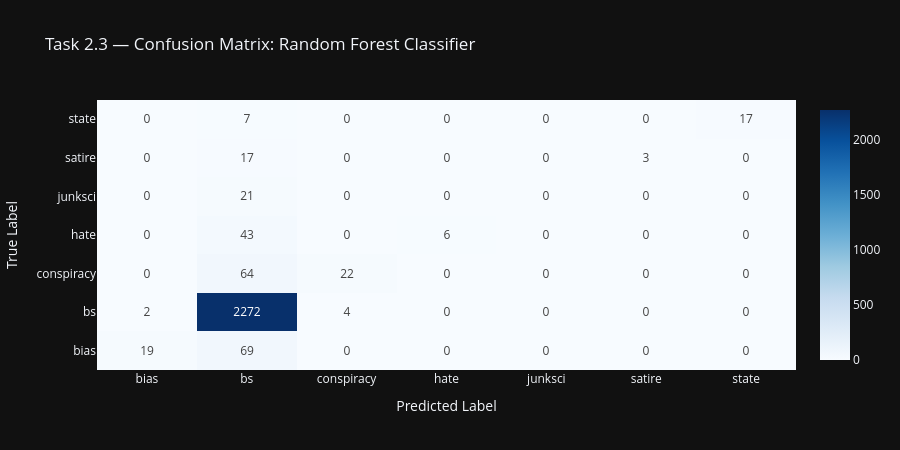
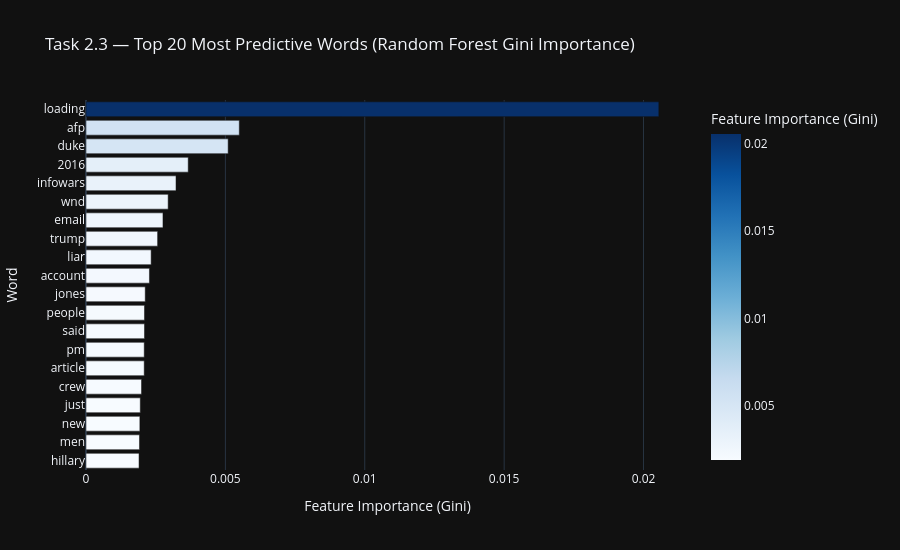

The code cell stored with these charts, in order, in its notebook:
### Markdown cell above
## Task 2.3 — Random Forest Text Classification
`CountVectorizer` (bag-of-words) converts article text to feature vectors.
A Random Forest classifier is trained to predict article `type`.
Feature importances are visualised as a bar chart of the top 20 most
predictive words.

### Code cell
# ── Task 2.3: Random Forest Text Classification ──────────────────────────────

# Prepare data: drop rows without text or type
clf_df = df[['text', 'type']].dropna(subset=['text', 'type'])
clf_df = clf_df[clf_df['text'].str.strip() != '']

# Keep only types with enough samples
type_counts = clf_df['type'].value_counts()
valid_types = type_counts[type_counts >= 30].index.tolist()
clf_df = clf_df[clf_df['type'].isin(valid_types)]
print(f'Classes used: {valid_types}')
print(f'Samples per class:\n{clf_df["type"].value_counts()}')

# Vectorise text with CountVectorizer
vectorizer = CountVectorizer(
    max_features=5000,
    stop_words='english',
    min_df=2
)
X = vectorizer.fit_transform(clf_df['text']).toarray()
y = clf_df['type'].values

X_train, X_test, y_train, y_test = train_test_split(
    X, y, test_size=0.2, random_state=42, stratify=y
)

# Train Random Forest
rf = RandomForestClassifier(n_estimators=200, random_state=42, n_jobs=-1)
rf.fit(X_train, y_train)
y_pred = rf.predict(X_test)

print('\nClassification Report:')
print(classification_report(y_test, y_pred))

# Confusion matrix (Plotly)
cm = confusion_matrix(y_test, y_pred, labels=rf.classes_)
fig_cm = go.Figure(
    go.Heatmap(
        z=cm,
        x=list(rf.classes_),
        y=list(rf.classes_),
        colorscale='Blues',
        text=cm,
        texttemplate='%{text}',
        hovertemplate='True: %{y}<br>Pred: %{x}<br>Count: %{z}<extra></extra>'
    )
)
fig_cm.update_layout(
    title='Task 2.3 — Confusion Matrix: Random Forest Classifier',
    xaxis_title='Predicted Label',
    yaxis_title='True Label',
    template='plotly_dark',
    height=450
)
fig_cm.show()

# Top 20 most important words by Gini importance
feature_names = np.array(vectorizer.get_feature_names_out())
importances = rf.feature_importances_
top20_idx = np.argsort(importances)[-20:][::-1]
top20_df = pd.DataFrame({
    'Word': feature_names[top20_idx],
    'Importance': importances[top20_idx]
})

fig_imp = px.bar(
    top20_df, x='Importance', y='Word',
    orientation='h',
    title='Task 2.3 — Top 20 Most Predictive Words (Random Forest Gini Importance)',
    labels={'Importance': 'Feature Importance (Gini)', 'Word': 'Word'},
    color='Importance',
    color_continuous_scale='Blues',
    template='plotly_dark'
)
fig_imp.update_layout(
    yaxis={'categoryorder': 'total ascending'},
    height=550
)
fig_imp.show()

### Figure 1 — Plotly figure (JSON) as saved in the notebook; plotly's stock layout.template omitted (floating-point values rounded to 4 significant figures)
{"data": [{"colorscale": [[0, "rgb(247,251,255)"], [0.125, "rgb(222,235,247)"], [0.25, "rgb(198,219,239)"], [0.375, "rgb(158,202,225)"], [0.5, "rgb(107,174,214)"], [0.625, "rgb(66,146,198)"], [0.75, "rgb(33,113,181)"], [0.875, "rgb(8,81,156)"], [1, "rgb(8,48,107)"]], "hovertemplate": "True: %{y}<br>Pred: %{x}<br>Count: %{z}<extra></extra>", "text": [[19, 69, 0, 0, 0, 0, 0], [2, 2272, 4, 0, 0, 0, 0], [0, 64, 22, 0, 0, 0, 0], [0, 43, 0, 6, 0, 0, 0], [0, 21, 0, 0, 0, 0, 0], [0, 17, 0, 0, 0, 3, 0], [0, 7, 0, 0, 0, 0, 17]], "texttemplate": "%{text}", "type": "heatmap", "x": ["bias", "bs", "conspiracy", "hate", "junksci", "satire", "state"], "y": ["bias", "bs", "conspiracy", "hate", "junksci", "satire", "state"], "z": [[19, 69, 0, 0, 0, 0, 0], [2, 2272, 4, 0, 0, 0, 0], [0, 64, 22, 0, 0, 0, 0], [0, 43, 0, 6, 0, 0, 0], [0, 21, 0, 0, 0, 0, 0], [0, 17, 0, 0, 0, 3, 0], [0, 7, 0, 0, 0, 0, 17]]}], "layout": {"height": 450, "title": {"text": "Task 2.3 — Confusion Matrix: Random Forest Classifier"}, "xaxis": {"title": {"text": "Predicted Label"}}, "yaxis": {"title": {"text": "True Label"}}}}

### Figure 2 — Plotly figure (JSON) as saved in the notebook; plotly's stock layout.template omitted (floating-point values rounded to 4 significant figures)
{"data": [{"hovertemplate": "Feature Importance (Gini)=%{marker.color}<br>Word=%{y}<extra></extra>", "legendgroup": "", "marker": {"color": [0.02055, 0.0055, 0.0051, 0.003667, 0.003229, 0.002948, 0.002761, 0.002569, 0.002337, 0.002276, 0.002125, 0.002098, 0.002098, 0.002089, 0.002088, 0.001992, 0.001948, 0.001933, 0.001918, 0.001903], "coloraxis": "coloraxis", "pattern": {"shape": ""}}, "name": "", "orientation": "h", "showlegend": false, "textposition": "auto", "type": "bar", "x": [0.02055, 0.0055, 0.0051, 0.003667, 0.003229, 0.002948, 0.002761, 0.002569, 0.002337, 0.002276, 0.002125, 0.002098, 0.002098, 0.002089, 0.002088, 0.001992, 0.001948, 0.001933, 0.001918, 0.001903], "xaxis": "x", "y": ["loading", "afp", "duke", "2016", "infowars", "wnd", "email", "trump", "liar", "account", "jones", "people", "said", "pm", "article", "crew", "just", "new", "men", "hillary"], "yaxis": "y"}], "layout": {"barmode": "relative", "coloraxis": {"colorbar": {"title": {"text": "Feature Importance (Gini)"}}, "colorscale": [[0, "rgb(247,251,255)"], [0.125, "rgb(222,235,247)"], [0.25, "rgb(198,219,239)"], [0.375, "rgb(158,202,225)"], [0.5, "rgb(107,174,214)"], [0.625, "rgb(66,146,198)"], [0.75, "rgb(33,113,181)"], [0.875, "rgb(8,81,156)"], [1, "rgb(8,48,107)"]]}, "height": 550, "legend": {"tracegroupgap": 0}, "title": {"text": "Task 2.3 — Top 20 Most Predictive Words (Random Forest Gini Importance)"}, "xaxis": {"anchor": "y", "domain": [0, 1], "title": {"text": "Feature Importance (Gini)"}}, "yaxis": {"anchor": "x", "categoryorder": "total ascending", "domain": [0, 1], "title": {"text": "Word"}}}}
